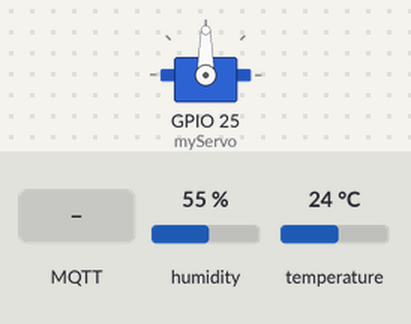
This sketch was run on a simulated ESP32. Parts: servo. The inputs (shaded band) are chosen by the test bench; at power-on: temperature 24 °C, humidity 55 %. WiFi joins after 1.5 s; servers stay silent unless stated; no MQTT or app messages arrive unless stated; what the sketch prints to the serial monitor is not drawn.

Above: at 3.2 s.
3.3 s: MQTT message "1" arrives on the first subscribed topic
At 4.3 s:
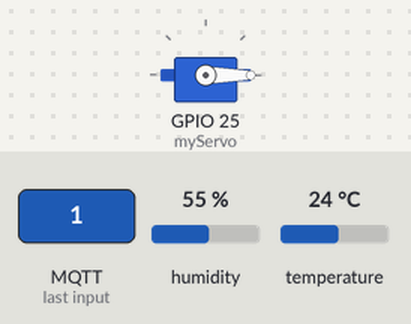
4.8 s: temperature set to 29 °C
7.3 s: temperature set to 32 °C
At 8.8 s:
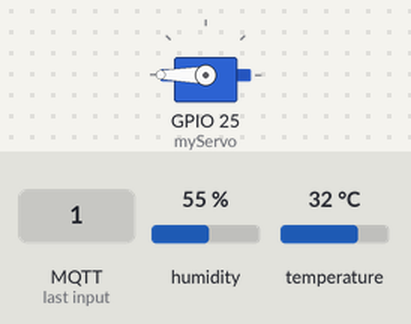
9.6 s: temperature set to 12 °C
At 11.3 s:
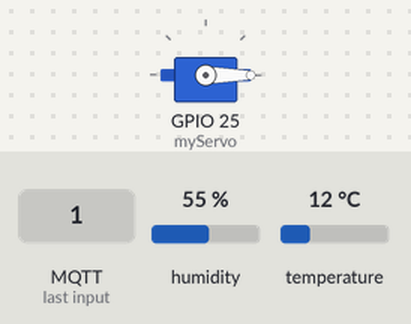
11.6 s: temperature set to 33 °C
At 12.8 s:
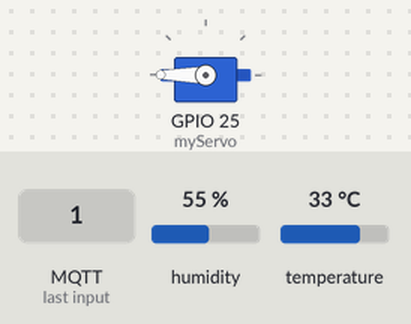
Timing chart, 0 to 14.6 s (numbered marks = the images above; inputs shaded):
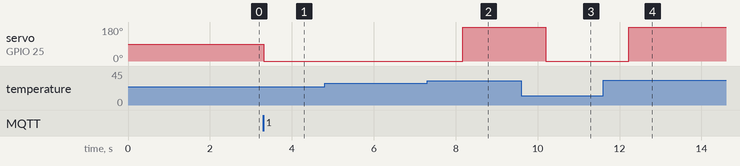

Measured:
- the behaviour switches between 30 and 31 °C on temperature (found by bisection; images 1 and 2)
- after the input at 3.3 s, servo on GPIO 25 (myServo): 90° → 0° at once
- after the input at 4.8 s, every drawn part: stays the same
- after the input at 7.3 s, servo on GPIO 25 (myServo): 0° → 180° after 0.87 s
- after the input at 9.6 s, servo on GPIO 25 (myServo): 180° → 0° after 0.60 s
- after the input at 11.6 s, servo on GPIO 25 (myServo): 0° → 180° after 0.63 s

The sketch:

Project3.ino
```cpp
#include <ESP32Servo.h>
#include "WiFi.h"
#include <WiFiClient.h>
#include <MQTT.h>
#include "DHT.h"

#define DHTType DHT11

const int pinDHT = 4;
Servo myServo;
int pos = 00;

DHT dht(pinDHT, DHTType);

const char ssid[] = "3NUR2M";
const char pass[] = "micmar2720";

WiFiClient net;
MQTTClient client;

String espName = "ESP32";
String usernameBroker = "mpandu27";
String passwordBroker = "58cfb6f1f6420a9f";
unsigned long Millis = 0;
boolean Started = false;

void connect() {
  Serial.print("Checking WiFi Availability...");
  while (WiFi.status() != WL_CONNECTED){
    Serial.print(".");
    delay(1000);
  }
  Serial.print("\nConnecting...");
  while (!client.connect("ESP32", "mpandu27", "58cfb6f1f6420a9f")){
    Serial.print(".");
    delay(1000);
  }
  client.subscribe("/test");
}

void messageReceived(String &topic, String &payload) {
  Serial.println("incoming Message From " + topic + " : " + payload);
  if(payload == "1"){
    Started = true;
  } else {
    Started = false;
  }
}

void setup() {
  // put your setup code here, to run once:
  Serial.begin(9600);
  myServo.attach(25);
  dht.begin();
  WiFi.begin(ssid, pass);
  client.begin("broker.shiftr.io", net);
  client.onMessage(messageReceived);
  connect();
}

void loop() {
  client.loop();
  delay(10);
  if(!client.connected()){
    connect();
  }
  float Temp = dht.readTemperature();
  if(Started == true) {
    Serial.println(Temp);
    if(Temp < 30) {
      myServo.write(0);
    }
    if(Temp > 30) {
      myServo.write(180);
    }
  }
}
```
